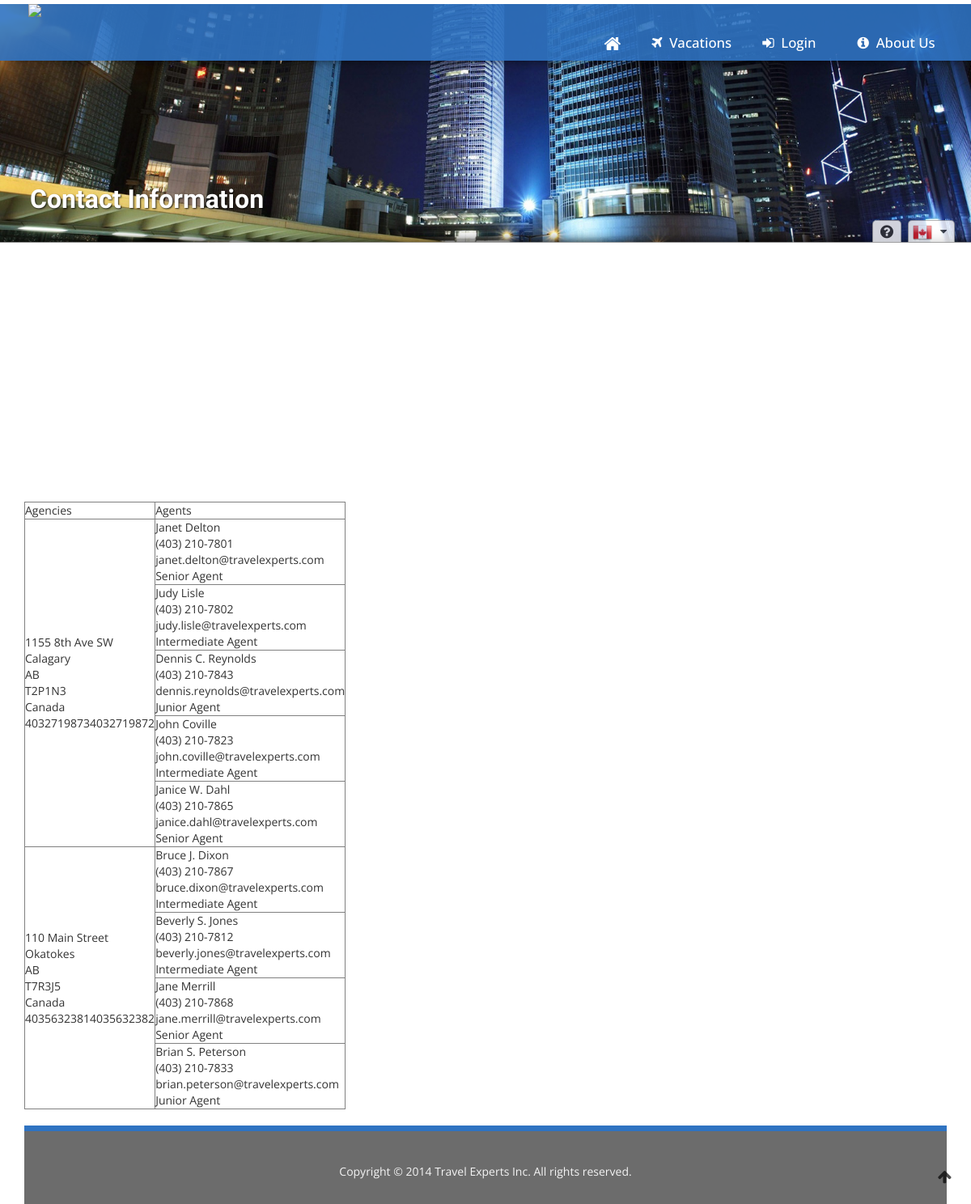
The app's page /review/contact_old.php with its own data.
### tables this page shows
CREATE TABLE IF NOT EXISTS `agencies` (
  `AgencyId` int(11) NOT NULL AUTO_INCREMENT,
  `AgncyAddress` varchar(50) DEFAULT NULL,
  `AgncyCity` varchar(50) DEFAULT NULL,
  `AgncyProv` varchar(50) DEFAULT NULL,
  `AgncyPostal` varchar(50) DEFAULT NULL,
  `AgncyCountry` varchar(50) DEFAULT NULL,
  `AgncyPhone` varchar(50) DEFAULT NULL,
  `AgncyFax` varchar(50) DEFAULT NULL,
  `Latitude` double NOT NULL,
  `Longitude` double NOT NULL,
  PRIMARY KEY (`AgencyId`)
);

CREATE TABLE IF NOT EXISTS `agents` (
  `AgentId` int(11) NOT NULL AUTO_INCREMENT,
  `AgtFirstName` varchar(20) DEFAULT NULL,
  `AgtMiddleInitial` varchar(5) DEFAULT NULL,
  `AgtLastName` varchar(20) DEFAULT NULL,
  `AgtBusPhone` varchar(20) DEFAULT NULL,
  `AgtEmail` varchar(50) DEFAULT NULL,
  `AgtPosition` varchar(20) DEFAULT NULL,
  `AgencyId` int(11) DEFAULT NULL,
  PRIMARY KEY (`AgentId`)
);

### review/contact_old.php (the view, shortened to what this page needs)
<?php
    include('header.php');
?>
        <div class="container-fluid">
            <div id="body">
                <div id="map-canvas"></div>
					 <?php
					   $html ="<table cellspacing='0' cellpadding='1' border='1' width='300' ><thead><tr><th>Agencies</th><th>Agents</th></tr></thead><tbody style='height:48px; overflow:auto;'>";
					   $link=mysqli_connect("localhost","root","","travelexperts") or
	                         die("Connect error:". mysqli_connect_error());
							 $sql = "select * from agencies";
							 $result = mysqli_query($link,$sql);
							 if(mysqli_num_rows($result)>0)
							 {
							    while($row = mysqli_fetch_assoc($result))
								{
								   $sql1 = "select * from agents where AgencyId=" . $row["AgencyId"];
								   $result1  = mysqli_query($link,$sql1);
								   $html .="<tr><td rowspan=" . mysqli_num_rows($result1) . ">"
                                         . $row["AgncyAddress"] ."<br>" . $row["AgncyCity"] .
								          "<br>" . $row["AgncyProv"] . "<br>" . $row["AgncyPostal"] . "<br>" . $row["AgncyCountry"] .
										  "<br>" . $row["AgncyPhone"] . $row["AgncyFax"] . "</td>";
								   $row1 = mysqli_fetch_assoc($result1);
								   $html .= "<td>" . $row1["AgtFirstName"] . " " . $row1["AgtMiddleInitial"] . " " . $row1["AgtLastName"] . "<br>"
								            . $row1["AgtBusPhone"] . "<br>" . $row1["AgtEmail"] . "<br>" . $row1["AgtPosition"] . "</td></tr>";
								   while($row1 = mysqli_fetch_assoc($result1))
								   {
								    $html .=  "<td>" . $row1["AgtFirstName"] . " " . $row1["AgtMiddleInitial"] . " " . $row1["AgtLastName"] . "<br>"
								            . $row1["AgtBusPhone"] . "<br>" . $row1["AgtEmail"] . "<br>" . $row1["AgtPosition"] . "</td></tr>";
								   }
								   $html .= "</tr>";
								}
								$html .= "</tbody></table>";
								print($html);
							 }
					 ?>
        </div>
        <div id="footer">
            <br><p>Copyright &copy; 2014 Travel Experts Inc. All rights reserved.</p>
        </div>
        <a href="#top" class="top"><i class="fa fa-arrow-up fa-lg"></i></a>
    </body>
</html>

### css/transitions.css (style rules this page uses)
a, :hover { -webkit-transition: all 0.1s ease-in-out; -moz-transition: all 0.1s ease-in-out; -ms-transition: all 0.1s ease-in-out; -o-transition: all 0.1s ease-in-out; transition: all 0.1s ease-in-out; }

### css/stylesheet.css (style rules this page uses)
html, body { height: 100%; margin: 0px; padding: 0px; background-color: #fff; }
html, body, div, p, table, tr, td, th, tbody, tfoot, ul, li, ol, dl, dd, dt, fieldset, blockquote, cite, input, select, textarea, button, a, section, article, aside, header, footer, nav { font-size: 14px; font-weight: 400; font-family: 'Open Sans', sans-serif; line-height: 1.429em;  color: #939393; }
a, a:hover, a:focus { text-decoration: none; color: inherit; font-weight: inherit; }
#body { margin: 20px 0; display: block; }
#footer { clear: both; display: block; text-align: center; height: auto; width: 100%; color: #f4f4f4; background-color: rgb(108, 108, 108); border-top: 7px solid rgb(47, 115, 193); padding: 20px 0; }
a.top { color: #000; position: fixed; bottom: 1em; right: 1em; margin: 0; padding: 10px; opacity: 0.7; border-radius: 5px; }

### css/responsive.css (style rules this page uses)
@media screen and (min-width : 1170px) { .header, .welcome, .container-fluid { width: 1170px; margin: 0 auto; } }

### review/contact_old.php (style rules this page uses)
#map-canvas { height: 300px; width:300px; }

### records on screen
agencies: AgncyAddress "1155 8th Ave SW", AgncyCity "Calagary", AgncyProv "AB", AgncyPostal "T2P1N3", AgncyCountry "Canada", AgncyPhone "4032719873", AgncyFax "4032719872", agents.AgtFirstName "Janet", agents.AgtLastName "Delton", agents.AgtBusPhone "(403) 210-7801", agents.AgtEmail "janet.delton@travelexperts.com", agents.AgtPosition "Senior Agent"
agents: AgtFirstName "Judy", AgtLastName "Lisle", AgtBusPhone "(403) 210-7802", AgtEmail "judy.lisle@travelexperts.com", AgtPosition "Intermediate Agent"
agents: AgtFirstName "Dennis", AgtMiddleInitial "C.", AgtLastName "Reynolds", AgtBusPhone "(403) 210-7843", AgtEmail "dennis.reynolds@travelexperts.com", AgtPosition "Junior Agent"
agents: AgtFirstName "John", AgtLastName "Coville", AgtBusPhone "(403) 210-7823", AgtEmail "john.coville@travelexperts.com", AgtPosition "Intermediate Agent"
agents: AgtFirstName "Janice", AgtMiddleInitial "W.", AgtLastName "Dahl", AgtBusPhone "(403) 210-7865", AgtEmail "janice.dahl@travelexperts.com", AgtPosition "Senior Agent"
agencies: AgncyAddress "110 Main Street", AgncyCity "Okatokes", AgncyProv "AB", AgncyPostal "T7R3J5", AgncyCountry "Canada", AgncyPhone "4035632381", AgncyFax "4035632382", agents.AgtFirstName "Bruce", agents.AgtMiddleInitial "J.", agents.AgtLastName "Dixon", agents.AgtBusPhone "(403) 210-7867", agents.AgtEmail "bruce.dixon@travelexperts.com", agents.AgtPosition "Intermediate Agent"
agents: AgtFirstName "Beverly", AgtMiddleInitial "S.", AgtLastName "Jones", AgtBusPhone "(403) 210-7812", AgtEmail "beverly.jones@travelexperts.com", AgtPosition "Intermediate Agent"
agents: AgtFirstName "Jane", AgtLastName "Merrill", AgtBusPhone "(403) 210-7868", AgtEmail "jane.merrill@travelexperts.com", AgtPosition "Senior Agent"
agents: AgtFirstName "Brian", AgtMiddleInitial "S.", AgtLastName "Peterson", AgtBusPhone "(403) 210-7833", AgtEmail "brian.peterson@travelexperts.com", AgtPosition "Junior Agent"

### other values on screen
$display "Contact Information"
